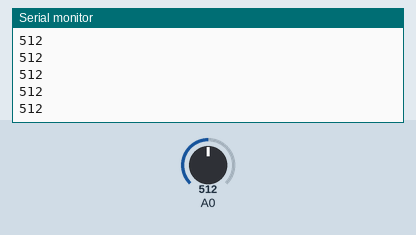
Bench run of a sketch on a simulated Arduino Uno, built with avr-gcc and run on an emulated ATmega328P. Parts: the last lines printed to the serial monitor. The test bench sets the inputs (shaded band); at power-on: A0 = 512.

Above: at 1.2 s.
1.3 s: A0 set to 716
At 1.8 s:
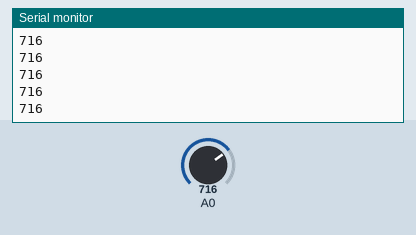
2.8 s: A0 set to 900
At 3.8 s:
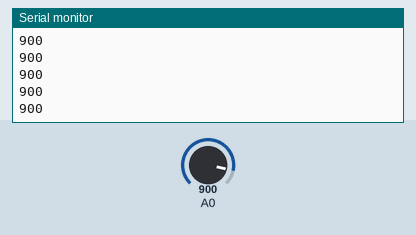
Timing chart, 0 to 5.8 s (numbered marks = the images above; inputs shaded):
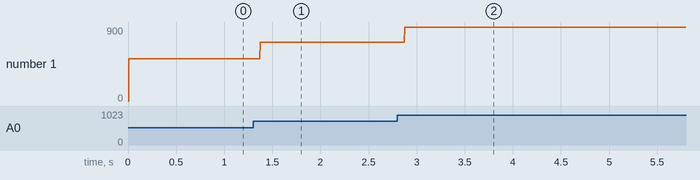

Measured:
- after the input at 1.3 s, the serial monitor: prints a new line after 0.08 s (image 1)
- after the input at 2.8 s, the serial monitor: prints a new line after 0.07 s (image 2)
- plotted number 1: 512 → 716 after the input at 1.3 s, 716 → 900 after the input at 2.8 s

The sketch:

adc1.ino
```cpp
 uint16_t  adc_data;
 void setup() {

  ADMUX = 0x50;  //SELECT ADC0 VIA MUX
  ADMUX |= (1<<6);  //VCC FOR REFERENCE VOLTAGE
  ADCSRA |= (1<<7);
  ADCSRA |= (1<<2) | (1<<1) | (1<<0);
  Serial.begin(9600);

  DDRD &= (1<<2);  //configure as input
  //EIMSK |= (1<<0); //Enabling interrupts


}

void loop() {
  ADCSRA |= (1<<6) ;  //ADC START CONVERSION

  while(!(ADCSRA & (1<<6))) ; //for interrupt flag WAIT FOR CONVERSION COMPLETE

  ADCSRA |= (1<<4); //clear the flag

  adc_data = ADC; //read the 10 bit data
  // adc_data = (ADCH << 8 ) | (ADCL);  //read the 10 bit data


  Serial.println(adc_data);


}


// instaed of while use interrupts so that it prints when the data is ready
```
